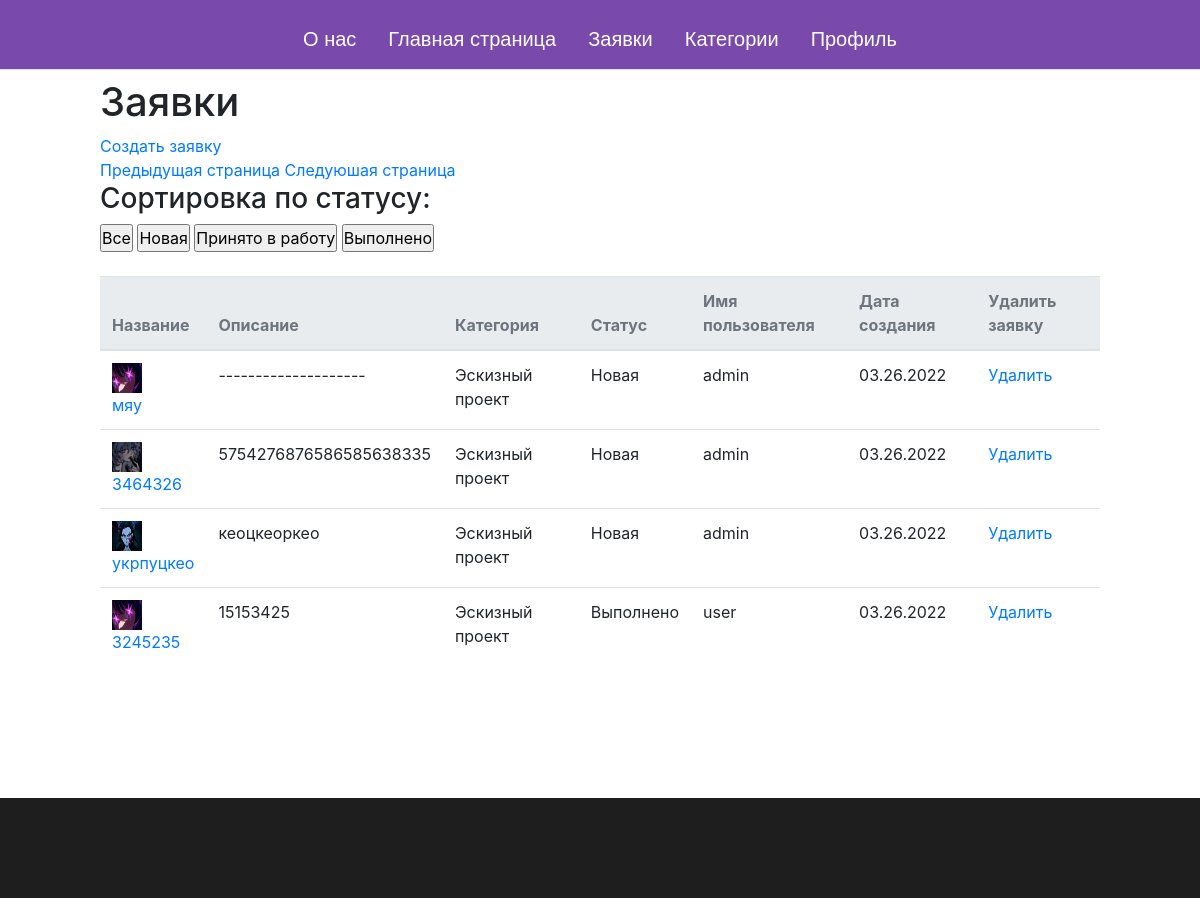
Screenshot of /accounts/profile/applications (signed in) with the database file from the repository.
### accounts/models.py (models this page shows, shortened)
class Application(models.Model):
    id = models.AutoField(primary_key=True, unique=True, verbose_name='id')
    title = models.CharField(max_length=200, verbose_name='Название')
    desc = models.TextField(max_length=400, verbose_name='Описание')
    img = models.ImageField(upload_to='img', verbose_name='Картинка')
    ready_design = models.ImageField(upload_to='design', verbose_name='Готовый дизайн', null=True, blank=True)
    user = models.ForeignKey(User, on_delete=models.SET_NULL, verbose_name='Пользователь', null=True, blank=True,
                             to_field='id')
    date = models.DateField(default=datetime.today())
    comment = models.TextField(max_length=400, verbose_name='Комментарий', null=True, blank=True)
    NEW = 'new'
    LOAD = 'load'
    READY = 'ready'
    LOAN_STATUS = (
        (NEW, 'Новая'),
        (LOAD, 'Принято в работу'),
        (READY, 'Выполнено'),
    )
    status = models.CharField(max_length=30, choices=LOAN_STATUS, default='new', help_text='Статус',
                              verbose_name='Статус')
    SKETCH = 'sketch'
    MID_DETAIL = 'mid_detail'
    AUTHOR = 'author'
    CATEGORIES = (
        (SKETCH, 'Эскизный проект'),
        (MID_DETAIL, 'Средняя детализация'),
        (AUTHOR, 'Авторский интерьер'),
    )
    category = models.CharField(max_length=30, choices=CATEGORIES, default='Эскизный проект', help_text='Категории',
                                verbose_name='Категории')
    def get_absolute_url(self):  # Тут мы создали новый метод
        return reverse('profile_application_detail', args=[str(self.id)])

class User(AbstractBaseUser, PermissionsMixin):
    id = models.AutoField(primary_key=True, unique=True)
    full_name = models.CharField(max_length=50, help_text="Напишите ФИО")
    username = models.CharField(max_length=50, unique=True)
    password = models.CharField(max_length=200)
    email = models.EmailField(unique=True, max_length=254)
    is_staff = models.BooleanField(default=False)
    USERNAME_FIELD = 'username'  # Идентификатор для обращения
    REQUIRED_FIELDS = ['email']  # Список имён полей для Superuser
    objects = MyUserManager()

### accounts/views.py (the view)
# urls.py: path('profile/applications', views.view_applications.as_view(), name='profile_applications'),
class view_applications(generic.ListView):
    model = Application
    paginate_by = 5
    def get_queryset(self):
        ordering = self.request.GET.get('orderby')
        if ordering == 'Выполнено':
            ordering = 'ready'
        elif ordering == 'Принято в работу':
            ordering = 'load'
        elif ordering == 'Новая':
            ordering = 'new'
        elif ordering == 'Все':
            ordering = ''
        if ordering == '' or ordering == None:
            if self.request.user.is_staff:
                return Application.objects.filter()
            else:
                return Application.objects.filter(user__exact=self.request.user.id)
        else:
            if self.request.user.is_staff:
                return Application.objects.filter(status=ordering)
            else:
                return Application.objects.filter(user__exact=self.request.user.id, status=ordering)

### accounts/templates/accounts/application_list.html (shortened to what this page needs)
{% extends 'base.html' %}
{% load static %}
{% block links %}
<link rel="stylesheet" href="{% static 'application_list.css'%}">
{% endblock %}
{% block content %}
{% if is_main %}
<h1>Заявки</h1>
{% if application_list %}
<h2>Кол-во работ, находящихся в обработке: {{ count_of_load }}</h2>
<table class="table align-middle table-edge table-hover table-nowrap mb-0">
  <thead class="thead-light">
      <tr>
          <th>
              <a href="javascript: void(0);" class="text-muted list-sort" data-sort="name">
                  Название
              </a>
          </th>
          <th>
              <a href="javascript: void(0);" class="text-muted list-sort" data-sort="email">
                  Описание
              </a>
          </th>
          <th>
              <a href="javascript: void(0);" class="text-muted list-sort" data-sort="id">
                  Категория
              </a>
          </th>
          <th>
          </th>
          {% if user.is_staff %}
          <th>
              <a href="javascript: void(0);" class="text-muted list-sort" data-sort="status">
                  Имя пользователя
              </a>
          </th>
          {% endif %}
          <th class="w-150px min-w-150px">
              <a href="javascript: void(0);" class="text-muted list-sort" data-sort="status">
                  Дата создания
              </a>
          </th>
      </tr>
  </thead>
  <tbody class="list">
    {% for application in application_list %}
      <tr>
          <td>
              <div class="avatar avatar-circle avatar-xs me-2">
                  <img src="..{{ application.img.url }}" alt="..." class="avatar-img" width="30" height="30">
              </div>
          <span class="name fw-bold">{{ application.title }}</span>
          </td>
          <td class="email">{{ application.desc }}</td>
          <td class="category">{{ application.get_category_display }}</td>
          <td class="status">{{ application.get_status_display }}<span class="legend-circle bg-success"></span></td>
          {% if user.is_staff %}
            <td class="name fw-bold">{{ application.user.get_username }}</td>
          {% endif %}
          <td class="date" data-signed="1648252800">03.26.2022</td>
      </tr>
      {% endfor %}
    </tbody>
</table>
{% endif %}
{% else %}
{% if request.user.is_authenticated %}
<h1>Заявки</h1>
{% if request.user.is_authenticated %}
<a href="{% url 'profile_applications_create' %}">Создать заявку</a>
<div>
  {% if page_obj.has_previous %}
    <a href="?page={{ page_obj.previous_page_number }}">Предыдущая страница</a>
  {% else %}
    <a href="#">Предыдущая страница</a>
  {% endif %}
  {% if page_obj.has_next %}
    <a href="?page={{ page_obj.next_page_number }}">Следуюшая страница</a>
  {% else %}
    <a href="#">Следуюшая страница</a>
  {% endif %}
</div>
{% endif %}
<h3>Сортировка по статусу:</h3>
<form action="{% url 'profile_applications' %}" method="get">
    <input type="submit" name="orderby" value="Все">
    <input type="submit" name="orderby" value="Новая">
    <input type="submit" name="orderby" value="Принято в работу">
    <input type="submit" name="orderby" value="Выполнено">
</form><br>
{% if application_list %}
<table class="table align-middle table-edge table-hover table-nowrap mb-0">
  <thead class="thead-light">
      <tr>
          <th>
              <a href="javascript: void(0);" class="text-muted list-sort" data-sort="name">
                  Название
              </a>
          </th>
          <th>
              <a href="javascript: void(0);" class="text-muted list-sort" data-sort="email">
                  Описание
              </a>
          </th>
          <th>
              <a href="javascript: void(0);" class="text-muted list-sort" data-sort="id">
                  Категория
              </a>
          </th>
          <th>
              <a href="javascript: void(0);" class="text-muted list-sort" data-sort="date">
                  Статус
              </a>
          </th>
          {% if user.is_staff %}
          <th>
              <a href="javascript: void(0);" class="text-muted list-sort" data-sort="status">
                  Имя пользователя
              </a>
          </th>
          {% endif %}
          <th class="w-150px min-w-150px">
              <a href="javascript: void(0);" class="text-muted list-sort" data-sort="status">
                  Дата создания
              </a>
          </th>
          <th class="w-150px min-w-150px">
            <a href="javascript: void(0);" class="text-muted list-sort" data-sort="status">
                Удалить заявку
            </a>
        </th>
      </tr>
  </thead>
  <tbody class="list">
    {% for application in application_list %}
      <tr>
          <td>
              <div class="avatar avatar-circle avatar-xs me-2">
                  <img src="..{{ application.img.url }}" alt="..." class="avatar-img" width="30" height="30">
              </div>
          <a class="name fw-bold" href="{{ application.get_absolute_url }}">{{ application.title }}</a>
          </td>
          <td class="email">{{ application.desc }}</td>
          <td class="category">{{ application.get_category_display }}</td>
          <td class="status">{{ application.get_status_display }}</td>
          {% if user.is_staff %}
            <td class="name fw-bold">{{ application.user.get_username }}</td>
          {% endif %}
          <td class="date" data-signed="1648252800">03.26.2022</td>
          <td class="date"><a href="{% url 'profile_application_delete' application.id %}">Удалить</a></td>
      </tr>
      {% endfor %}
    </tbody>
</table>
{% endif %}
{% else %}
<div class="block__footer">
  <h1>Чтобы просмотреть заявки вам нужно авторизироваться.</h1>
  <button><a href="{% url 'login'%}">Войти</a></button>
</div>
{% endif %}
{% endif %}
{%endblock%}

### myapp/templates/base.html (shortened to what this page needs)
{% load static %}
<!DOCTYPE html>
<html lang="en">
<head>
    <link rel="stylesheet" href="{% static 'main.css' %}">
    <link rel="stylesheet" href="https://stackpath.bootstrapcdn.com/bootstrap/4.1.3/css/bootstrap.min.css">
    {% block links %}{% endblock %}
</head>
<body>
    <header class="d-flex flex-wrap justify-content-center py-3 mb-2 border-bottom">
        <ul class="nav nav-pills">
          <li class="nav-item"><a href="{% url 'home'%}" class="nav-link">О нас</a></li>
          <li class="nav-item"><a href="{% url 'profile_main_applications' %}" class="nav-link">Главная страница</a></li>
          <li class="nav-item"><a href="{% url 'profile_applications' %}" class="nav-link">Заявки</a></li>
          <li class="nav-item"><a href="{% url 'category_control' %}" class="nav-link">Категории</a></li>
          {% if request.user.is_authenticated %}
            <li class="nav-item"><a href="{% url 'profile'%}" class="nav-link">Профиль</a></li>
          {% else %}
            <li class="nav-item"><a href="{% url 'login'%}" class="nav-link">Войти в аккаунт</a></li>
          {% endif %}
        </ul>
      </header>
    <main>
        {% block content %}
        {% endblock %}
    </main>
    <footer class="d-flex flex-wrap justify-content-center">
    </footer>
</body>
</html>

### myapp/static/main.css (style rules this page uses)
* { padding: 0; margin: 0; box-sizing: border-box; }
body { background: #272727; font-family: "Montserrat", sans-serif; }
header { width: 100%; height: 70px; background-color: #7949ab; }
li { list-style-type: none; }
header a { color: white; font-size: 20px; font-family: Arial, Helvetica, sans-serif; font-weight: medium; transition: 400ms; }
main { padding: 0 100px; min-height: calc(100vh - 80px); }
footer { left: 0; bottom: 0; background: #1E1E1E; height: 100px; display: flex; justify-content: center; align-items: center; }

### rows the page displays
Application: img (picture), title "мяу", desc "--------------------", category "Эскизный проект", status "Новая", user.get_username "admin"
Application: img (picture), title "3464326", desc "5754276876586585638335", category "Эскизный проект", status "Новая", user.get_username "admin"
Application: img (placeholder picture), title "укрпуцкео", desc "кеоцкеоркео", category "Эскизный проект", status "Новая", user.get_username "admin"
Application: img (picture), title "3245235", desc "15153425", category "Эскизный проект", status "Выполнено", user.get_username "user"
